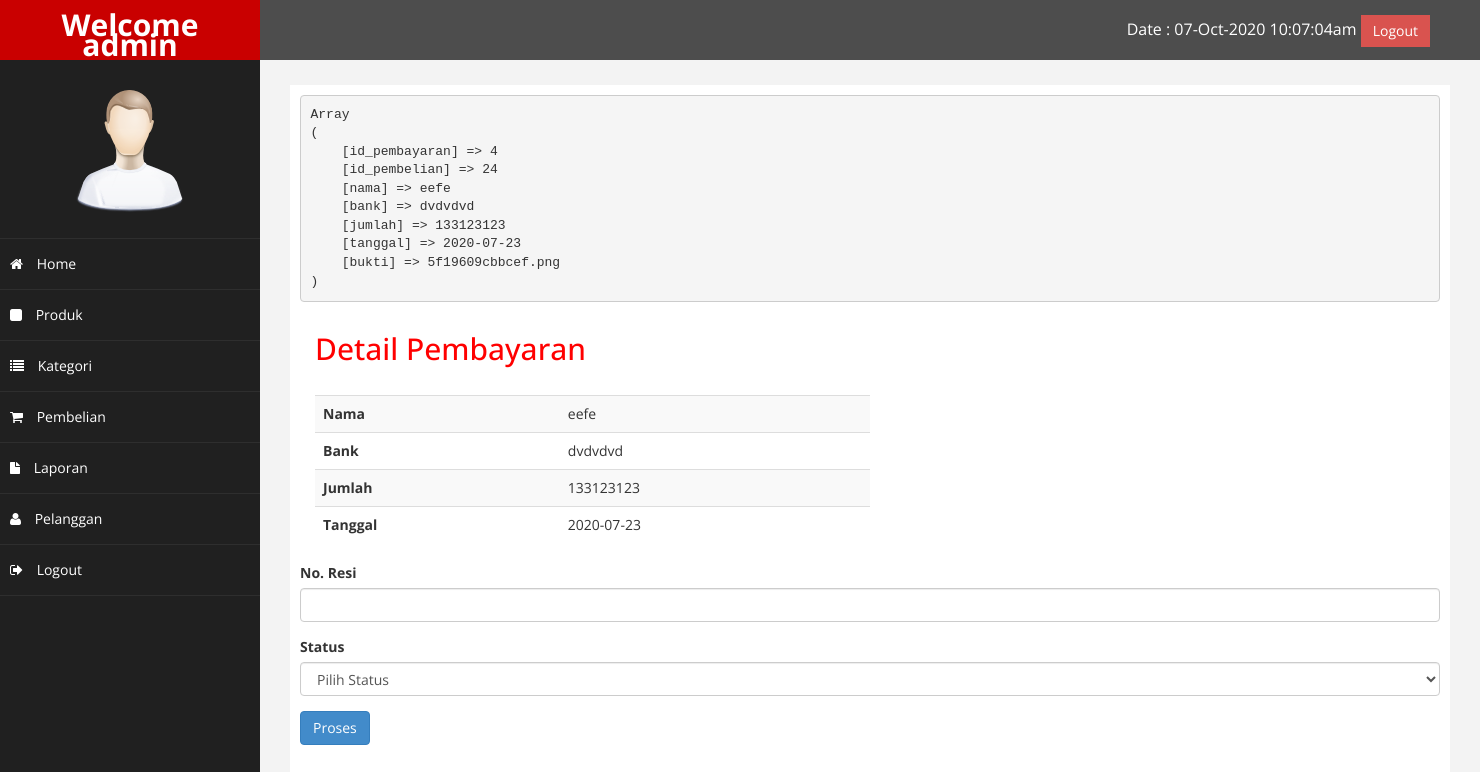
The app's page /admin/index.php?halaman=pembayaran&id=24 (signed in) with its own data.
### tables this page shows
CREATE TABLE `pembayaran` (
  `id_pembayaran` int(11) NOT NULL,
  `id_pembelian` int(11) NOT NULL,
  `nama` varchar(255) NOT NULL,
  `bank` varchar(255) NOT NULL,
  `jumlah` int(11) NOT NULL,
  `tanggal` date NOT NULL,
  `bukti` varchar(255) NOT NULL
);

### admin/pembayaran.php (the view, shortened to what this page needs)
<?php
$id_pembelian = $_GET['id'];
$ambil = $koneksi->query("SELECT * FROM pembayaran  WHERE id_pembelian = '$id_pembelian'");
$pecah = $ambil->fetch_assoc();
echo "<pre>";
print_r($pecah);
echo "</pre>";
?>
<!DOCTYPE html>
<html xmlns="http://www.w3.org/1999/xhtml">
<head>
    <link href="admin/assets/css/bootstrap.css" rel="stylesheet" />
    <link href="assets/css/font-awesome.css" rel="stylesheet" />
    <link href="assets/js/morris/morris-0.4.3.min.css" rel="stylesheet" />
    <link href="assets/css/custom.css" rel="stylesheet" />
</head>
<body>
    <div class="container">
        <h2>Detail Pembayaran</h2><br>
        <div class="row">
            <div class="col-md-6">
                <table class="table table-striped">
                    <tr>
                        <th>Nama</th>
                        <td><?= $pecah["nama"]; ?></td>
                    </tr>
                    <tr>
                        <th>Bank</th>
                        <td><?= $pecah["bank"]; ?></td>
                    </tr>
                    <tr>
                        <th>Jumlah</th>
                        <td><?= $pecah["jumlah"]; ?></td>
                    </tr>
                    <tr>
                        <th>Tanggal</th>
                        <td><?= $pecah["tanggal"]; ?></td>
                    </tr>
                </table>
            </div>
            <div class="col-md-6">
            </div>
        </div>
    </div>
    <form action="" method="post">
        <div class="form-group">
            <label for="resi">No. Resi</label>
            <input type="text" class="form-control" name="resi">
        </div>
        <div class="form-group">
            <label for="status">Status</label>
            <select class="form-control" name="status" id="status">
                <option value="">Pilih Status</option>
            </select>
        </div>
        <button class="btn btn-primary" name="proses">Proses</button>
    </form>
</body>
</html>

### admin/assets/css/custom.css (style rules this page uses)
body { font-family: 'Open Sans', sans-serif; }
h2 { color: #f00; }

### records on screen
pembayaran: nama "eefe", bank "dvdvdvd", jumlah "133123123", tanggal "2020-07-23"
